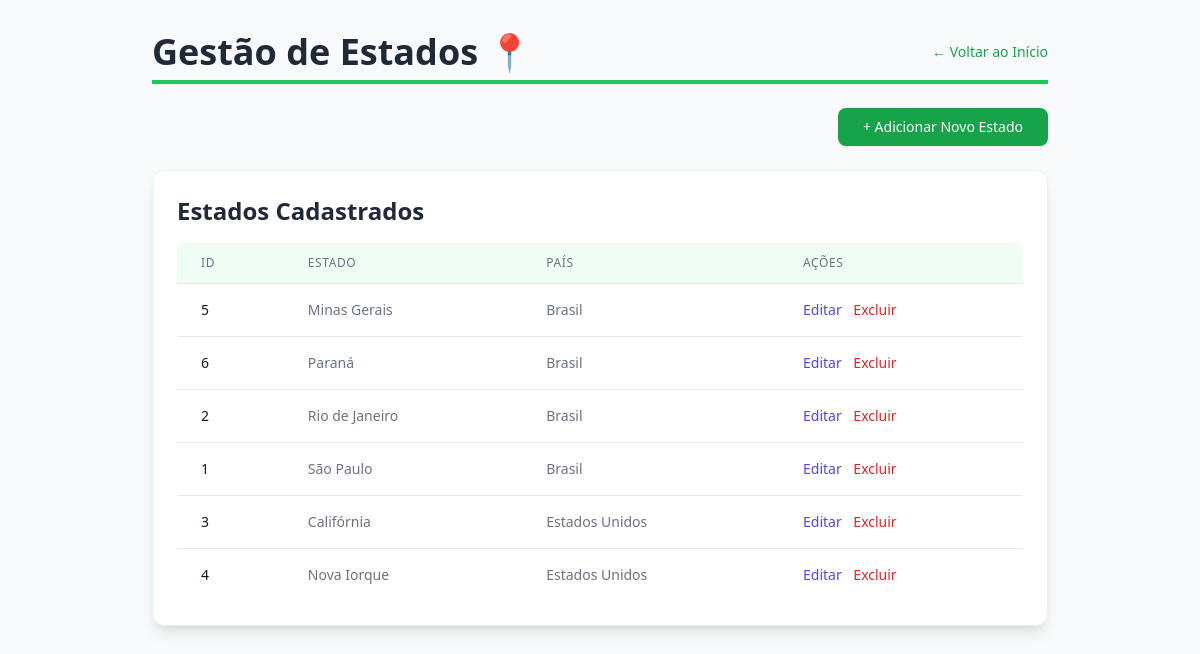
Screenshot of /estados/estados_index.php with the database file from the repository.
### tables this page shows
CREATE TABLE `estados` (
  `Id` int(11) NOT NULL,
  `Estado` varchar(100) NOT NULL,
  `PaisId` int(11) NOT NULL
);

CREATE TABLE `paises` (
  `Id` int(11) NOT NULL,
  `Pais` varchar(100) NOT NULL
);

### functions.php (called while the page is built, shortened)
<?php
function getEstadosWithPaisName(mysqli $conn) {
    $sql = "SELECT E.Id, E.Estado, P.Pais
            FROM ESTADOS E
            JOIN PAISES P ON E.PaisId = P.Id
            ORDER BY P.Pais, E.Estado";
    $result = $conn->query($sql);
    return $result ? $result->fetch_all(MYSQLI_ASSOC) : [];
}
?>

### estados/estados_index.php (the view, shortened to what this page needs)
<?php
require_once 'config.php';
require_once 'functions.php';
$conn = getConnection();
$estados = getEstadosWithPaisName($conn);
?>
<!DOCTYPE html>
<html lang="pt-BR">
<head>
    <script src="https://cdn.tailwindcss.com"></script>
</head>
<body class="bg-gray-50 min-h-screen p-4 md:p-8">
    <div class="max-w-4xl mx-auto">
        <div class="flex justify-between items-center mb-6 border-b-4 border-green-500 pb-2">
            <h1 class="text-4xl font-extrabold text-gray-800">
                Gestão de Estados 📍
            </h1>
            <a href="index.php" class="text-sm font-medium text-green-600 hover:text-green-800 transition duration-150">
                ← Voltar ao Início
            </a>
        </div>
        <div class="mb-6 flex justify-end">
            <a href="estados_insert.php" class="inline-flex justify-center rounded-lg border border-transparent bg-green-600 py-2 px-6 text-sm font-medium text-white shadow-sm hover:bg-green-700 transition duration-150">
                + Adicionar Novo Estado
            </a>
        </div>
        <div class="bg-white p-6 rounded-xl shadow-lg border border-green-100 overflow-x-auto">
            <h2 class="text-2xl font-semibold text-gray-800 mb-4">Estados Cadastrados</h2>
            <table class="min-w-full divide-y divide-gray-200">
                <thead class="bg-green-50">
                    <tr>
                        <th class="px-6 py-3 text-left text-xs font-medium text-gray-500 uppercase tracking-wider rounded-tl-lg">ID</th>
                        <th class="px-6 py-3 text-left text-xs font-medium text-gray-500 uppercase tracking-wider">Estado</th>
                        <th class="px-6 py-3 text-left text-xs font-medium text-gray-500 uppercase tracking-wider">País</th>
                        <th class="px-6 py-3 text-left text-xs font-medium text-gray-500 uppercase tracking-wider rounded-tr-lg">Ações</th>
                    </tr>
                </thead>
                <tbody class="bg-white divide-y divide-gray-200">
                    <?php foreach ($estados as $estado): ?>
                    <tr>
                        <td class="px-6 py-4 whitespace-nowrap text-sm font-medium text-gray-900">
                            <?php echo htmlspecialchars($estado['Id']); ?>
                        </td>
                        <td class="px-6 py-4 whitespace-nowrap text-sm text-gray-500">
                            <?php echo htmlspecialchars($estado['Estado']); ?>
                        </td>
                        <td class="px-6 py-4 whitespace-nowrap text-sm text-gray-500">
                            <?php echo htmlspecialchars($estado['Pais']); ?>
                        </td>
                        <td class="px-6 py-4 whitespace-nowrap text-sm font-medium space-x-2">
                            <a href="estados_update.php?id=<?php echo htmlspecialchars($estado['Id']); ?>" class="text-indigo-600 hover:text-indigo-900 transition duration-150">
                                Editar
                            </a>
                            <form method="POST" action="estados_delete.php" class="inline-block" onsubmit="return confirm('ATENÇÃO: Excluir o estado \'<?php echo htmlspecialchars($estado['Estado']); ?>\' também excluirá todas as suas cidades associadas. Deseja continuar?');">
                                <button type="submit" class="text-red-600 hover:text-red-900 transition duration-150">
                                    Excluir
                                </button>
                            </form>
                        </td>
                    </tr>
                    <?php endforeach; ?>
                </tbody>
            </table>
        </div>
    </div>
</body>
</html>

### estados/estados_index.php (style rules this page uses)
html { font-family: 'Inter', sans-serif; }

### rows the page displays
estados: Id "5", Estado "Minas Gerais", PaisId.Pais "Brasil"
estados: Id "6", Estado "Paraná", PaisId.Pais "Brasil"
estados: Id "2", Estado "Rio de Janeiro", PaisId.Pais "Brasil"
estados: Id "1", Estado "São Paulo", PaisId.Pais "Brasil"
estados: Id "3", Estado "Califórnia", PaisId.Pais "Estados Unidos"
estados: Id "4", Estado "Nova Iorque", PaisId.Pais "Estados Unidos"
